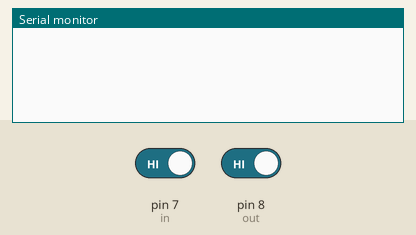
The sketch below on a simulated Arduino Uno, built with avr-gcc and run on an emulated ATmega328P. On the bench: the last lines printed to the serial monitor. Inputs (shaded band) come from the test bench; at power-on: pin 7 (in) HIGH, pin 8 (out) HIGH.

Above: at 1.2 s.
1.3 s: pin 7 (in) driven LOW
At 1.56 s:
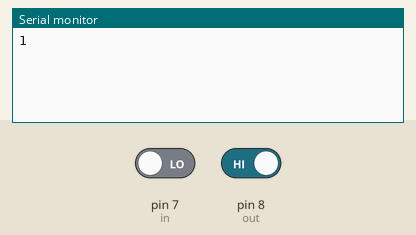
3.3 s: pin 8 (out) driven LOW
At 3.76 s:
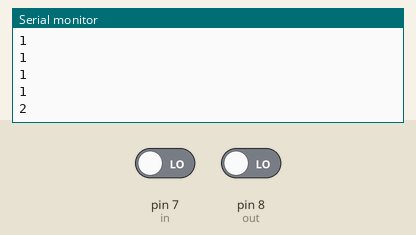
Timing chart, 0 to 6.3 s (numbered marks = the images above; inputs shaded):
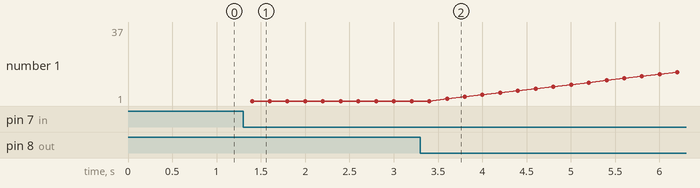

Measured:
- after the input at 1.3 s, the serial monitor: prints a new line after 0.10 s (image 1)
- after the input at 3.3 s, the serial monitor: prints a new line after 0.30 s (image 2)
- plotted number 1: 1 → 37 after the input at 3.3 s

The sketch:

counter_with_ir.ino
```cpp
int in=7,out=8, count=0,val,val2,s1,d,s2;
void setup() {
  // put your setup code here, to run once:
Serial.begin(9600);
pinMode(in,INPUT);
pinMode(out,INPUT);

}

void loop() {
  // put your main code here, to run repeatedly:
  val = digitalRead(in);
  val2=digitalRead(out);
if (val==LOW)
{delay(100);
 s2= digitalRead(out);
 s1= digitalRead(in);
 if (s2== LOW)
 {
  count++;
  Serial.println(count);

 }
 else if (s1==LOW)
 {
  d=1+count;
  Serial.println(d);
 }
}delay(100);
}
```
